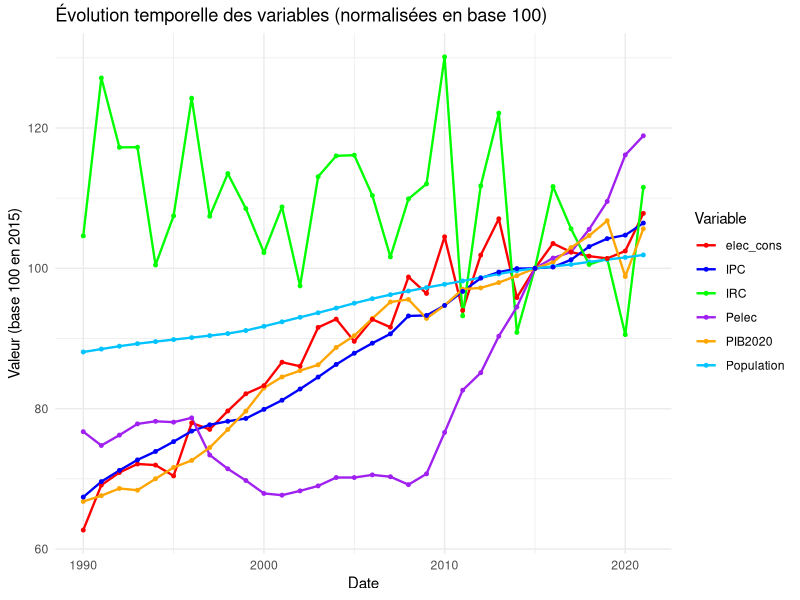
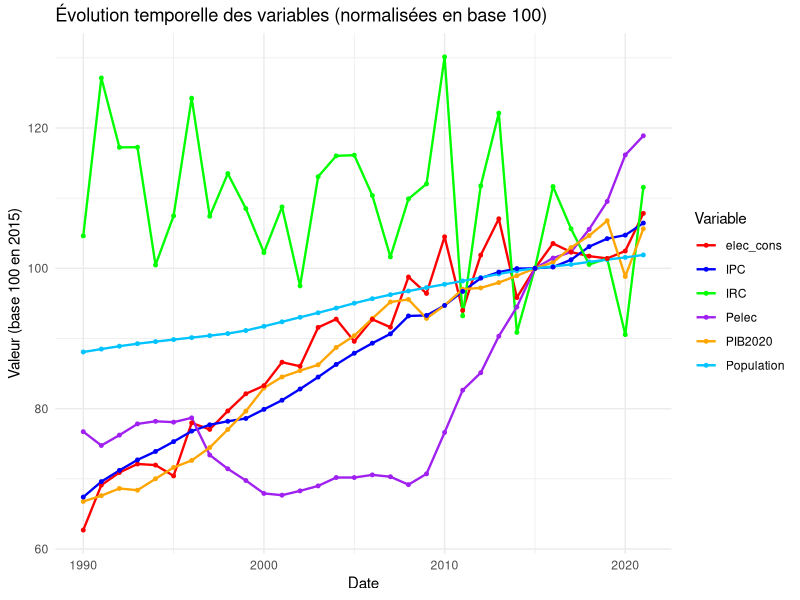

These figures' R source, in order:
#===================================#
#      M2 EEET - Econometrics 2     #
#            2024-2025              #
#         DA COSTA & GUILLAUT       #
#                                   #
#===================================#

#%============================%=
# LIBRAIRIES ####
#%============================%=
# Importation des librairies nécessaires
library(readxl)
library(dplyr)
library(ggplot2)
library(tidyr)


#%============================%=
# DATA LOADING ####
#%============================%=
# Téléchargement des données dans un dataframe nommé celec
celec <- read_excel("celec_menages.xlsx", col_names = TRUE)

# IPC   (INSEE)	  Indice annuel des prix à la consommation - Base 2015 - Ensemble des ménages - France - Ensemble #nolint
# PIB   (INSEE)	  Produit intérieur brut (PIB), en Milliards d'euros 2020
# Pop1  (INSEE)   Population France métropolitaine
# Pelec (IEA)	  Prix de l'électricité des ménages (euro/MWh)
# DJU   (MTES)    Indice de rigueur du climat
# Celec (MTES)    Cons. Elec GWh (observée) des ménages


#%=================================================%=
# PREPARING SET FOR EXPLORATION AND REGRESSION ####
#%=================================================%=

# Renommer les colonnes pour une meilleure clarté
celec <- celec %>%
# IRC = Indice de Rigueur Climatique.
    rename(
        IRC = DJU,
        Population = Pop1,
        elec_cons = Celec_menages,
        IPC = `IPC(base100=2015)`,
    )

# Structure des données
str(celec)
# Synthèse descriptive des données
summary(celec)

#%===========================================
# Going base 100 for all variables in 2015

base_2015 <- celec %>% filter(Date == 2015)

celec <- celec %>%
    mutate(
        PIB2020_base100_2015 = PIB2020 / base_2015$PIB2020 * 100,
        Pelec_base100_2015 = Pelec / base_2015$Pelec * 100,
        Population_base100_2015 = Population / base_2015$Population * 100,
        IRC_base100_2015 = IRC / base_2015$IRC * 100,
        elec_cons_base100_2015 = elec_cons / base_2015$elec_cons * 100, 
        IPC_base100_2015 = IPC  # L'IPC est déjà en base 100
    )

# Tracer toutes les colonnes qui se terminent par base100_2015 en fonction de Date
# Convertir les données en format long pour ggplot
celec_long <- celec %>%
    select(Date, ends_with("base100_2015")) %>%
    pivot_longer(cols = -Date, names_to = "variable", values_to = "value") %>%
    mutate(variable = gsub("_base100_2015", "", variable))

# Tracer les données
ggplot(celec_long, aes(x = Date, y = value, color = variable)) +
    geom_line(linewidth = 0.8) +
    geom_point(size = 1) +
    scale_color_manual(values = c("red", "blue", "green", "purple", "orange", "#00c3ff")) +
    labs(title = "Évolution temporelle des variables (normalisées en base 100)",
       x = "Date",
       y = "Valeur (base 100 en 2015)",
       color = "Variable") +
    theme_minimal()

# Enregistrer le plot
ggsave("econometrics-II-report/Images/data_base100_2015.jpeg", width = 10, height = 6)


#%===========================================
# Adding new variables for the regression

# Le PIB est en euro constant 2020 mais l'inflation en base 2015 : on doit ajuster le PIB en 2015

celec <- celec %>%
    mutate(
        elec_cons_pc = elec_cons / Population, # pc = per capita
        PIB2015 = PIB2020 * (IPC[Date == 2015] / IPC[Date == 2020]), #en milliards d'euros 2015
        PIB2015_pc = PIB2015 / Population, #in 2015 10^9 euros per capita, 
        Pelec_euro2015 = Pelec * (IPC[Date == 2015] / IPC), # Prix de l'électricité en euro constant 2015
    )

summary(celec)